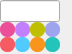
<?xml version="1.0" encoding="UTF-8"?>
<ui version="4.0">
 <class>CCreateEvent</class>
 <widget class="QWidget" name="CCreateEvent">
  <property name="geometry">
   <rect>
    <x>0</x>
    <y>0</y>
    <width>72</width>
    <height>54</height>
   </rect>
  </property>
  <property name="sizePolicy">
   <sizepolicy hsizetype="Fixed" vsizetype="Fixed">
    <horstretch>0</horstretch>
    <verstretch>0</verstretch>
   </sizepolicy>
  </property>
  <property name="minimumSize">
   <size>
    <width>70</width>
    <height>0</height>
   </size>
  </property>
  <property name="maximumSize">
   <size>
    <width>72</width>
    <height>16777215</height>
   </size>
  </property>
  <property name="windowTitle">
   <string>CCreateEvent</string>
  </property>
  <property name="styleSheet">
   <string notr="true"/>
  </property>
  <layout class="QFormLayout" name="formLayout">
   <property name="horizontalSpacing">
    <number>0</number>
   </property>
   <property name="verticalSpacing">
    <number>0</number>
   </property>
   <property name="leftMargin">
    <number>0</number>
   </property>
   <property name="topMargin">
    <number>0</number>
   </property>
   <property name="rightMargin">
    <number>0</number>
   </property>
   <property name="bottomMargin">
    <number>0</number>
   </property>
   <item row="0" column="0">
    <layout class="QHBoxLayout" name="horizontalLayout" stretch="0,1">
     <property name="spacing">
      <number>0</number>
     </property>
     <item>
      <widget class="QLineEdit" name="lineEdit">
       <property name="sizePolicy">
        <sizepolicy hsizetype="Fixed" vsizetype="Fixed">
         <horstretch>0</horstretch>
         <verstretch>0</verstretch>
        </sizepolicy>
       </property>
       <property name="minimumSize">
        <size>
         <width>60</width>
         <height>0</height>
        </size>
       </property>
       <property name="maximumSize">
        <size>
         <width>60</width>
         <height>16777215</height>
        </size>
       </property>
       <property name="sizeIncrement">
        <size>
         <width>80</width>
         <height>0</height>
        </size>
       </property>
       <property name="focusPolicy">
        <enum>Qt::ClickFocus</enum>
       </property>
       <property name="maxLength">
        <number>4</number>
       </property>
      </widget>
     </item>
     <item>
      <widget class="QPushButton" name="deleteButton">
       <property name="sizePolicy">
        <sizepolicy hsizetype="Fixed" vsizetype="Fixed">
         <horstretch>0</horstretch>
         <verstretch>0</verstretch>
        </sizepolicy>
       </property>
       <property name="minimumSize">
        <size>
         <width>10</width>
         <height>10</height>
        </size>
       </property>
       <property name="maximumSize">
        <size>
         <width>10</width>
         <height>10</height>
        </size>
       </property>
       <property name="styleSheet">
        <string notr="true">border-radius:5px;
border:none;</string>
       </property>
       <property name="text">
        <string/>
       </property>
      </widget>
     </item>
    </layout>
   </item>
   <item row="1" column="0">
    <layout class="QGridLayout" name="gridLayout">
     <property name="spacing">
      <number>0</number>
     </property>
     <item row="0" column="0">
      <widget class="QPushButton" name="red">
       <property name="enabled">
        <bool>true</bool>
       </property>
       <property name="sizePolicy">
        <sizepolicy hsizetype="Fixed" vsizetype="Fixed">
         <horstretch>0</horstretch>
         <verstretch>0</verstretch>
        </sizepolicy>
       </property>
       <property name="minimumSize">
        <size>
         <width>15</width>
         <height>15</height>
        </size>
       </property>
       <property name="maximumSize">
        <size>
         <width>15</width>
         <height>15</height>
        </size>
       </property>
       <property name="styleSheet">
        <string notr="true">background-color:#EC4F9A;
border-radius: 7px;
border:none;</string>
       </property>
       <property name="text">
        <string/>
       </property>
      </widget>
     </item>
     <item row="0" column="2">
      <widget class="QPushButton" name="blue">
       <property name="enabled">
        <bool>true</bool>
       </property>
       <property name="sizePolicy">
        <sizepolicy hsizetype="Fixed" vsizetype="Fixed">
         <horstretch>0</horstretch>
         <verstretch>0</verstretch>
        </sizepolicy>
       </property>
       <property name="minimumSize">
        <size>
         <width>15</width>
         <height>15</height>
        </size>
       </property>
       <property name="maximumSize">
        <size>
         <width>15</width>
         <height>15</height>
        </size>
       </property>
       <property name="styleSheet">
        <string notr="true">background-color:#BFBF00;
border-radius: 7px;
border:none;</string>
       </property>
       <property name="text">
        <string/>
       </property>
      </widget>
     </item>
     <item row="1" column="3">
      <widget class="QPushButton" name="gray">
       <property name="enabled">
        <bool>true</bool>
       </property>
       <property name="sizePolicy">
        <sizepolicy hsizetype="Fixed" vsizetype="Fixed">
         <horstretch>0</horstretch>
         <verstretch>0</verstretch>
        </sizepolicy>
       </property>
       <property name="minimumSize">
        <size>
         <width>15</width>
         <height>15</height>
        </size>
       </property>
       <property name="maximumSize">
        <size>
         <width>15</width>
         <height>15</height>
        </size>
       </property>
       <property name="styleSheet">
        <string notr="true">background-color: #24C4BB;
border-radius:7px;
border:none;</string>
       </property>
       <property name="text">
        <string/>
       </property>
      </widget>
     </item>
     <item row="0" column="1">
      <widget class="QPushButton" name="green">
       <property name="enabled">
        <bool>true</bool>
       </property>
       <property name="sizePolicy">
        <sizepolicy hsizetype="Fixed" vsizetype="Fixed">
         <horstretch>0</horstretch>
         <verstretch>0</verstretch>
        </sizepolicy>
       </property>
       <property name="minimumSize">
        <size>
         <width>15</width>
         <height>15</height>
        </size>
       </property>
       <property name="maximumSize">
        <size>
         <width>15</width>
         <height>15</height>
        </size>
       </property>
       <property name="sizeIncrement">
        <size>
         <width>0</width>
         <height>20</height>
        </size>
       </property>
       <property name="styleSheet">
        <string notr="true">background-color:#C280FF;
border-radius: 7px;
border:none;</string>
       </property>
       <property name="text">
        <string/>
       </property>
      </widget>
     </item>
     <item row="0" column="3">
      <widget class="QPushButton" name="yellow">
       <property name="enabled">
        <bool>true</bool>
       </property>
       <property name="sizePolicy">
        <sizepolicy hsizetype="Fixed" vsizetype="Fixed">
         <horstretch>0</horstretch>
         <verstretch>0</verstretch>
        </sizepolicy>
       </property>
       <property name="minimumSize">
        <size>
         <width>15</width>
         <height>15</height>
        </size>
       </property>
       <property name="maximumSize">
        <size>
         <width>15</width>
         <height>15</height>
        </size>
       </property>
       <property name="styleSheet">
        <string notr="true">background-color:#9FA4EF;
border-radius: 7px;
border:none;</string>
       </property>
       <property name="text">
        <string/>
       </property>
      </widget>
     </item>
     <item row="1" column="0">
      <widget class="QPushButton" name="cyan">
       <property name="enabled">
        <bool>true</bool>
       </property>
       <property name="sizePolicy">
        <sizepolicy hsizetype="Fixed" vsizetype="Fixed">
         <horstretch>0</horstretch>
         <verstretch>0</verstretch>
        </sizepolicy>
       </property>
       <property name="minimumSize">
        <size>
         <width>15</width>
         <height>15</height>
        </size>
       </property>
       <property name="maximumSize">
        <size>
         <width>15</width>
         <height>15</height>
        </size>
       </property>
       <property name="styleSheet">
        <string notr="true">background-color: #F65B64;
border-radius: 7px;
border:none;</string>
       </property>
       <property name="text">
        <string/>
       </property>
      </widget>
     </item>
     <item row="1" column="1">
      <widget class="QPushButton" name="magenta">
       <property name="enabled">
        <bool>true</bool>
       </property>
       <property name="sizePolicy">
        <sizepolicy hsizetype="Fixed" vsizetype="Fixed">
         <horstretch>0</horstretch>
         <verstretch>0</verstretch>
        </sizepolicy>
       </property>
       <property name="minimumSize">
        <size>
         <width>15</width>
         <height>15</height>
        </size>
       </property>
       <property name="maximumSize">
        <size>
         <width>15</width>
         <height>15</height>
        </size>
       </property>
       <property name="styleSheet">
        <string notr="true">background-color: #51CBFF;
border-radius: 7px;
border:none;</string>
       </property>
       <property name="text">
        <string/>
       </property>
      </widget>
     </item>
     <item row="1" column="2">
      <widget class="QPushButton" name="purple">
       <property name="enabled">
        <bool>true</bool>
       </property>
       <property name="sizePolicy">
        <sizepolicy hsizetype="Fixed" vsizetype="Fixed">
         <horstretch>0</horstretch>
         <verstretch>0</verstretch>
        </sizepolicy>
       </property>
       <property name="minimumSize">
        <size>
         <width>15</width>
         <height>15</height>
        </size>
       </property>
       <property name="maximumSize">
        <size>
         <width>15</width>
         <height>15</height>
        </size>
       </property>
       <property name="styleSheet">
        <string notr="true">background-color: #F9941C;
border-radius: 7px;
border:none;</string>
       </property>
       <property name="text">
        <string/>
       </property>
      </widget>
     </item>
    </layout>
   </item>
  </layout>
 </widget>
 <resources/>
 <connections/>
</ui>
